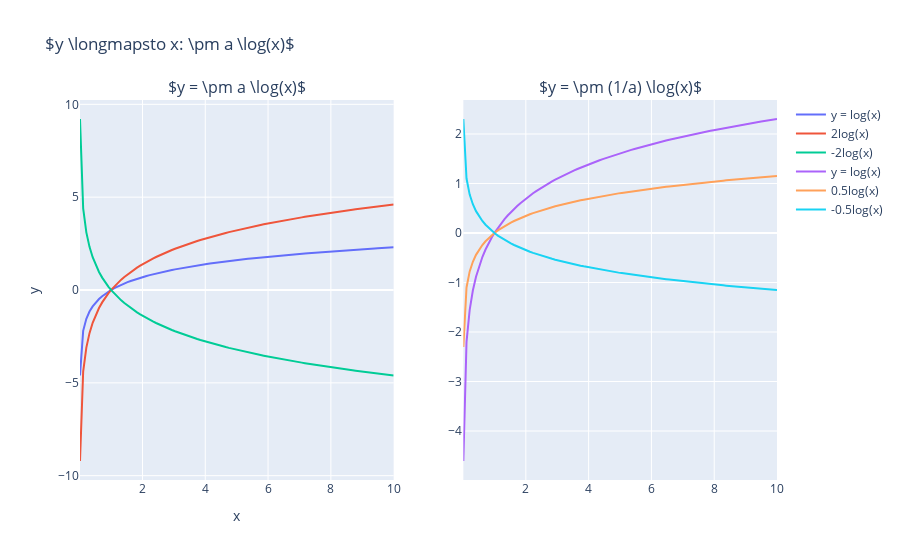

Here is the notebook cell this chart was saved with:
### Markdown cell above
## 3.3 Stretch and compress  $\left[ y \longmapsto x: \pm a \log(x) \right]$

### Code cell
x = np.linspace(0.01, 10, 100)
y1 = np.log(x)
y2 = 2 * np.log(x)
y3 = -2 * np.log(x)
y4 = np.log(x)
y5 = 0.5 * np.log(x)
y6 = -0.5 * np.log(x)

fig = make_subplots(rows=1, cols=2, subplot_titles=('$y = \pm a \log(x)$', '$y = \pm (1/a) \log(x)$'))

trace1 = go.Scatter(x=x, y=y1, mode='lines', name='y = log(x)')
trace2 = go.Scatter(x=x, y=y2, mode='lines', name='2log(x)')
trace3 = go.Scatter(x=x, y=y3, mode='lines', name='-2log(x)')

fig.add_trace(trace1, row=1, col=1)
fig.add_trace(trace2, row=1, col=1)
fig.add_trace(trace3, row=1, col=1)

trace4 = go.Scatter(x=x, y=y4, mode='lines', name='y = log(x)')
trace5 = go.Scatter(x=x, y=y5, mode='lines', name='0.5log(x)')
trace6 = go.Scatter(x=x, y=y6, mode='lines', name='-0.5log(x)')

fig.add_trace(trace4, row=1, col=2)
fig.add_trace(trace5, row=1, col=2)
fig.add_trace(trace6, row=1, col=2)

fig.update_layout(
    title='$y \longmapsto x: \pm a \log(x)$',
    xaxis=dict(title='x'),
    yaxis=dict(title='y'),
)

fig.show()
